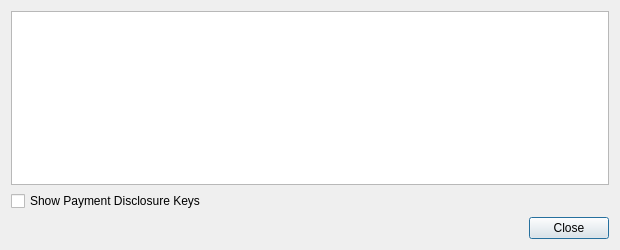
<?xml version="1.0" encoding="UTF-8"?>
<ui version="4.0">
 <class>TransactionDescDialog</class>
 <widget class="QDialog" name="TransactionDescDialog">
  <property name="geometry">
   <rect>
    <x>0</x>
    <y>0</y>
    <width>620</width>
    <height>250</height>
   </rect>
  </property>
  <property name="windowTitle">
   <string notr="true">Transaction details</string>
  </property>
  <layout class="QVBoxLayout" name="verticalLayout">
   <item>
    <widget class="QTextEdit" name="detailText">
     <property name="toolTip">
      <string>This pane shows a detailed description of the transaction</string>
     </property>
     <property name="readOnly">
      <bool>true</bool>
     </property>
    </widget>
   </item>
   <item>
    <widget class="QCheckBox" name="showPaymentDisclosureCheckbox">
     <property name="text">
      <string>Show Payment Disclosure Keys</string>
     </property>
     <property name="checked">
      <bool>false</bool>
     </property>
    </widget>
   </item>
   <item>
    <widget class="QDialogButtonBox" name="buttonBox">
     <property name="orientation">
      <enum>Qt::Horizontal</enum>
     </property>
     <property name="standardButtons">
      <set>QDialogButtonBox::Close</set>
     </property>
    </widget>
   </item>
  </layout>
 </widget>
 <resources/>
 <connections>
  <connection>
   <sender>buttonBox</sender>
   <signal>accepted()</signal>
   <receiver>TransactionDescDialog</receiver>
   <slot>accept()</slot>
   <hints>
    <hint type="sourcelabel">
     <x>20</x>
     <y>20</y>
    </hint>
    <hint type="destinationlabel">
     <x>20</x>
     <y>20</y>
    </hint>
   </hints>
  </connection>
  <connection>
   <sender>buttonBox</sender>
   <signal>rejected()</signal>
   <receiver>TransactionDescDialog</receiver>
   <slot>reject()</slot>
   <hints>
    <hint type="sourcelabel">
     <x>20</x>
     <y>20</y>
    </hint>
    <hint type="destinationlabel">
     <x>20</x>
     <y>20</y>
    </hint>
   </hints>
  </connection>
 </connections>
</ui>
